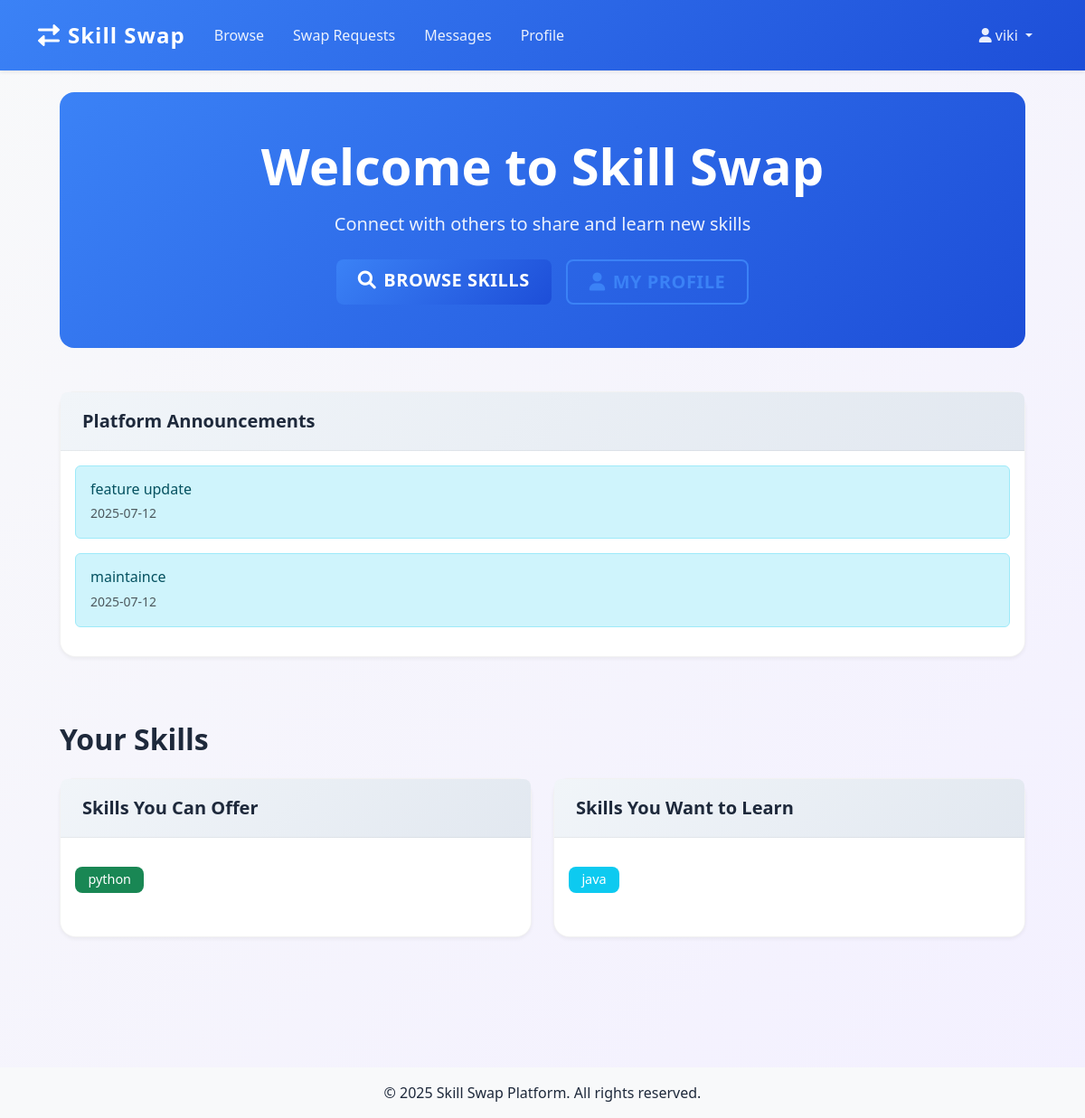
Page / (signed in) on the earlier database version.
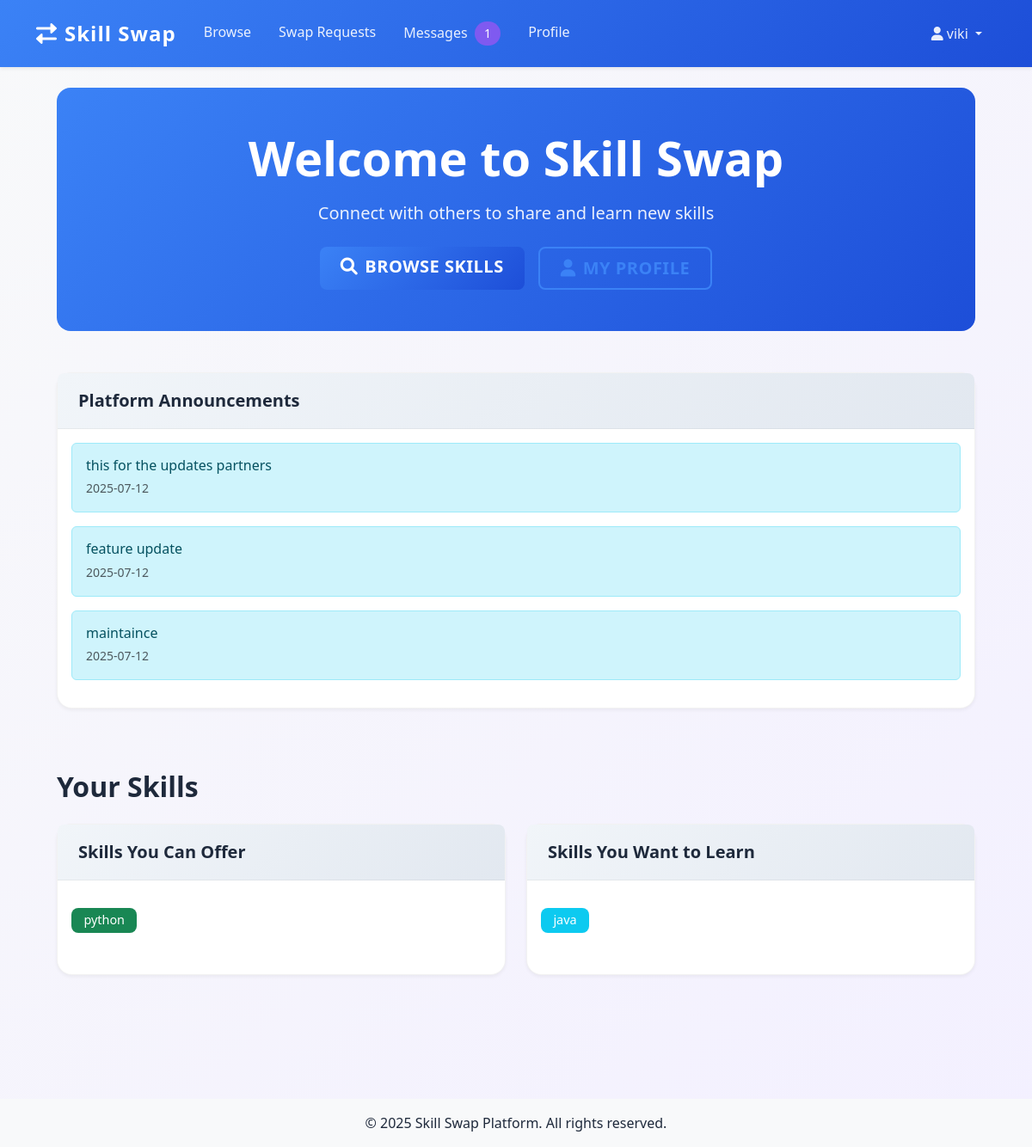
Same page on the later database version.
### models.py (models this page shows, shortened)
class AdminMessage(db.Model):
    id = db.Column(db.Integer, primary_key=True)
    user_id = db.Column(db.Integer, db.ForeignKey('user.id'), nullable=True, default=None)  # Make nullable with default
    message = db.Column(db.String(500))
    created_at = db.Column(db.DateTime, server_default=db.func.now())
    user = db.relationship('User', backref='admin_messages')

class User(UserMixin, db.Model):
    id = db.Column(db.Integer, primary_key=True)
    name = db.Column(db.String(150), nullable=False)
    email = db.Column(db.String(150), unique=True, nullable=False)
    location = db.Column(db.String(150))
    photo = db.Column(db.String(300))
    skills_offered = db.Column(db.String(300))
    skills_wanted = db.Column(db.String(300))
    availability = db.Column(db.String(100))
    is_public = db.Column(db.Boolean, default=True)
    is_admin = db.Column(db.Boolean, default=False)
    banned = db.Column(db.Boolean, default=False)
    password_hash = db.Column(db.String(150), nullable=False)

### app.py (the view)
@app.route('/')
def home():
    messages = []
    if current_user.is_authenticated:
        messages = AdminMessage.query.order_by(AdminMessage.created_at.desc()).all()
    return render_template('home.html', messages=messages)

### app.py (called while the page is built)
@login_manager.user_loader
def load_user(user_id):
    return User.query.get(int(user_id))

@app.context_processor
def inject_message_count():
    if current_user.is_authenticated:
        unread_count = UserMessage.query.filter_by(
            recipient_id=current_user.id,
            read=False
        ).count()
        return dict(unread_messages=unread_count)
    return dict(unread_messages=0)

### templates/home.html (shortened to what the changed rows need)
{% extends 'base.html' %}
{% block content %}
<div class="container-fluid">
    <div class="row mb-5">
        <div class="col-12">
            <div class="hero-section text-center py-5">
                <h1 class="display-4 mb-3" style="color: white; font-weight: 700;">Welcome to Skill Swap</h1>
            </div>
        </div>
    </div>
    {% if messages %}
    <div class="row mb-5">
        <div class="col-12">
            <div class="card">
                <div class="card-body">
                    {% for message in messages %}
                    <div class="alert alert-info mb-3" role="alert">
                        <div class="d-flex justify-content-between align-items-center">
                            <div>
                                <h6 class="mb-1" style="font-weight: 500;">{{ message.message }}</h6>
                                <small class="text-muted">{{ message.created_at.strftime('%Y-%m-%d') }}</small>
                            </div>
                        </div>
                    </div>
                    {% endfor %}
                </div>
            </div>
        </div>
    </div>
    {% endif %}
    <div class="row mb-5">
        <div class="col-12">
            <h2 class="mb-4" style="color: var(--dark-color); font-weight: 700;">Your Skills</h2>
            <div class="row">
                <div class="col-md-6 mb-4">
                    <div class="card h-100">
                        <div class="card-body">
                            {% if current_user.skills_offered %}
                            <div class="skill-tags">
                                {% for skill in current_user.skills_offered.split(',') %}
                                <span class="badge bg-success text-white me-1 mb-2">
                                    {{ skill.strip() }}
                                </span>
                                {% endfor %}
                            </div>
                            {% else %}
                            <p class="text-muted">You haven't added any skills yet.</p>
                            {% endif %}
                        </div>
                    </div>
                </div>
                <div class="col-md-6 mb-4">
                    <div class="card h-100">
                        <div class="card-body">
                            {% if current_user.skills_wanted %}
                            <div class="skill-tags">
                                {% for skill in current_user.skills_wanted.split(',') %}
                                <span class="badge bg-info text-white me-1 mb-2">
                                    {{ skill.strip() }}
                                </span>
                                {% endfor %}
                            </div>
                            {% else %}
                            <p class="text-muted">You haven't added any skills you want to learn yet.</p>
                            {% endif %}
                        </div>
                    </div>
                </div>
            </div>
        </div>
    </div>
</div>
{% endblock %}

### templates/base.html (shortened to what this page needs)
<!DOCTYPE html>
<html lang="en">
<head>
    <link href="https://cdn.jsdelivr.net/npm/bootstrap@5.3.0/dist/css/bootstrap.min.css" rel="stylesheet">
    <link href="https://cdnjs.cloudflare.com/ajax/libs/font-awesome/6.0.0/css/all.min.css" rel="stylesheet">
    <link rel="stylesheet" href="{{ url_for('static', filename='custom.css') }}">
</head>
<body>
    <nav class="navbar navbar-expand-lg navbar-dark bg-primary shadow-sm">
        <div class="container">
            <a class="navbar-brand" href="{{ url_for('home') }}">
                <i class="fas fa-exchange-alt me-2"></i>Skill Swap
            </a>
            <div class="collapse navbar-collapse" id="navbarNav">
                <ul class="navbar-nav me-auto">
                    <li class="nav-item">
                        <a class="nav-link" href="{{ url_for('browse') }}">Browse</a>
                    </li>
                    <li class="nav-item">
                        <a class="nav-link" href="{{ url_for('swap_requests') }}">Swap Requests</a>
                    </li>
                    {% if current_user.is_authenticated %}
                    <li class="nav-item">
                        <a class="nav-link" href="{{ url_for('messages') }}">
                            Messages
                            {% if unread_messages > 0 %}
                            <span class="badge bg-primary rounded-pill ms-1">{{ unread_messages }}</span>
                            {% endif %}
                        </a>
                    </li>
                    <li class="nav-item">
                        <a class="nav-link" href="{{ url_for('profile') }}">Profile</a>
                    </li>
                    {% endif %}
                </ul>
                <ul class="navbar-nav">
                    {% if current_user.is_authenticated %}
                    <li class="nav-item dropdown">
                        <a class="nav-link dropdown-toggle" href="#" id="navbarDropdown" role="button" data-bs-toggle="dropdown">
                            <i class="fas fa-user me-1"></i>{{ current_user.name }}
                        </a>
                    </li>
                    {% endif %}
                </ul>
            </div>
        </div>
    </nav>
    <main class="container py-4">
        <div class="container-fluid">
            {% block content %}{% endblock %}
        </div>
    </main>
    <footer class="bg-light py-3 mt-5">
        <div class="container text-center">
            <p class="mb-0">&copy; 2025 Skill Swap Platform. All rights reserved.</p>
        </div>
    </footer>
</body>
</html>

Differences in the rows shown:
added AdminMessage: message "this for the updates partners", created_at "2025-07-12"
Other differences:
{{ unread_messages }}: (not shown) → "1"
